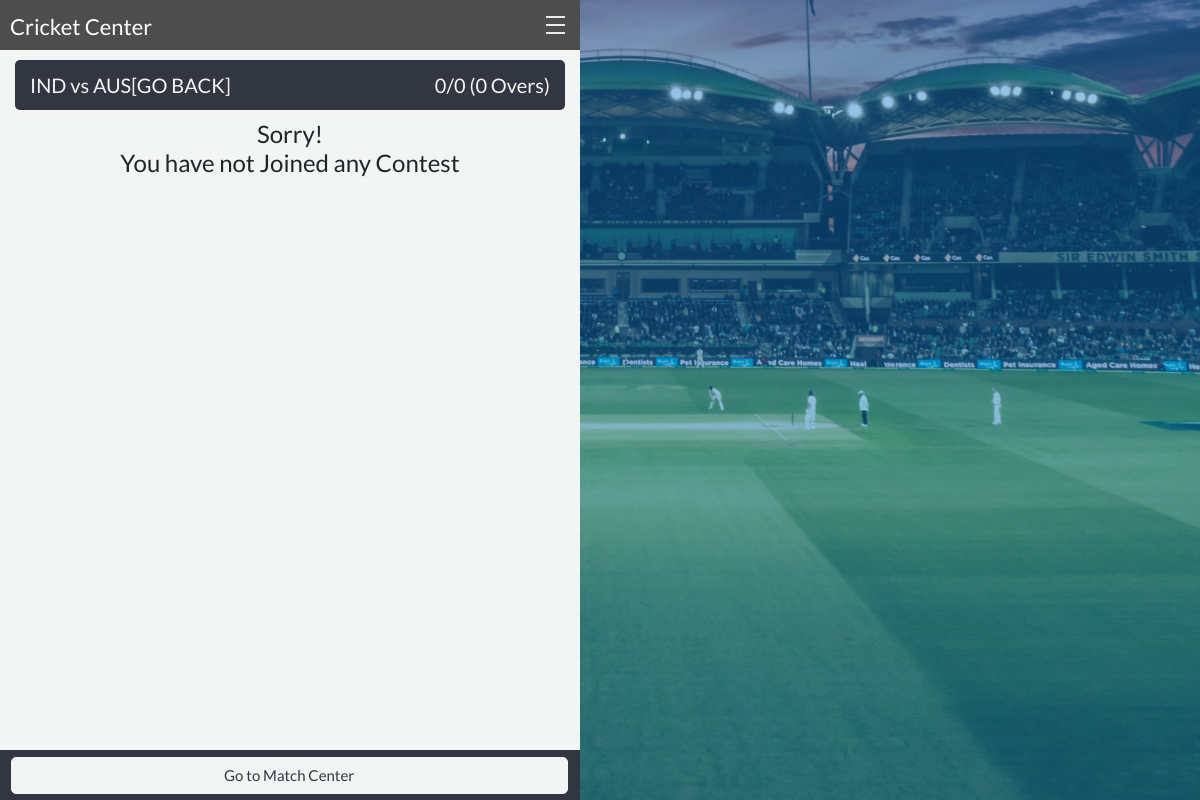
/cricket_center/match_live/4nllfo2mquhshu19 (signed in), run on the app's committed database.
### cricket_center/models.py (models this page shows, shortened)
class MatchDetail(models.Model):
    match_name = models.CharField(max_length=100)
    tournament_name = models.CharField(max_length=50)
    match_date = models.DateTimeField()
    match_tick = models.IntegerField(blank=True)
    match_slug = models.CharField(max_length=64, unique=True, default="Test")
    team_one = models.CharField(max_length=25)
    team_two = models.CharField(max_length=25)
    team_one_image = models.CharField(max_length=25)
    team_two_image = models.CharField(max_length=25)
    history_activate = models.BooleanField(default=False)
    live = models.BooleanField(default=False)
    short_team_one = models.CharField(default='IND', max_length=5)
    short_team_two = models.CharField(default='AUS', max_length=5)
    initial_contest_created = models.BooleanField(default=False)
    match_status = models.CharField(default="0/0 (0 Overs)", max_length=255)
    cancelled_called = models.BooleanField(default=False)
    refund_called = models.BooleanField(default=False)
    added_called = models.BooleanField(default=False)
    update_wins_called = models.BooleanField(default=False)

### cricket_center/views.py (the view, shortened to what this page needs)
# urls.py: url(r'match_live/(?P<match_slug>[\w]+)', views.SingleMatchLiveView, name='match_live'),#//Resolved//Before Match starts
@login_required(login_url='IndexView')
def SingleMatchLiveView(request, match_slug):
    all_joined = JoiningDetail.objects.filter(joined_user__exact=request.user.username, match_slug__exact=match_slug)
    match_obj = get_object_or_404(MatchDetail, match_slug__exact=match_slug)
    if match_obj.match_tick > time.time():
        return redirect('/cricket_center/')
    else:
        contests_joined = []
        contest_done = []
        contests_count = len(contests_joined)
        return render(request, "cricket_center/live_match.html", context={"match_slug": match_slug, "contests_joined": contests_joined, "match_obj": match_obj, "contests_count":contests_count,})

### templates/cricket_center/live_match.html (shortened to what this page needs)
{% extends "cricket_center_base.html" %}
{% load staticfiles %}
{% load widget_tweaks %}
{% load user_agents %}
{% block stylesheets %}
  {{block.super}}
{% endblock stylesheets %}
{% block other_page_content %}
	<div class="MainBackground">
	  <div class="color-overlay"></div>
	</div>
	<div class="MatchAreaForMatch">
  	  <div class="OwnMatchCardView">
	  		<h4 class="ContentHeaderTeams">{{match_obj.team_one}} vs {{match_obj.team_two}}<a href="{% url 'cricket_center:cricket_center' %}" style="text-decoration: none;color:#F3F4F4">[GO BACK]</a><span style="float:right">{{match_obj.match_status}}</span></h4>
	  </div>
	  {% if contests_count == 0 %}
	    <center><h4>Sorry! <br>You have not Joined any Contest</h4></center>
		{% endif %}
			<div class="footer">
				<a href="{% url 'cricket_center:cricket_center' %}">
					<center><button class="btn btn-success FooterInfoLeft" style="margin-top:7px;width:96%;left:1%;">
						Go to Match Center
					</button></center>
				</a>
			</div>
  	</div>
{% endblock %}

### static/css/cricket_center_main.css (style rules this page uses)
.ContentHeaderTeams { position:relative;top:50%;transform:translateY(-50%);font-size:20px;margin-left:15px;margin-right:15px }
.MatchAreaForMatch { position:relative;display:inline-block;width:580px;display:inline-block;height:-moz-calc(100vh - 98px);height:-webkit-calc(100vh - 98px);height:calc(100vh - 98px);overflow-x:auto;left:0;background-color:#f3f4f4;background-size:cover }
.MainBackground { background:url(../images/backoneOri.jpg) no-repeat center/cover;width:100vw;height:100%;position:absolute;margin:0;top:0;content:"";overflow:hidden }
.color-overlay { width:100%;height:100%;background:rgba(2,112,200,.7);opacity:.6;position:absolute }
body { font-family:Lato,sans-serif;font-weight:400;margin:0 }
* { box-sizing:border-box }
a { text-decoration:none }
button { border:none!important }
.OwnMatchCardView { top:10px;margin-bottom:20px;margin-left:15px;position:relative;height:50px;width:-moz-calc(100% - 30px);width:-webkit-calc(100% - 30px);width:calc(100% - 30px);background-color:#323641;border-radius:5px;color:#f3f4f4;-webkit-box-shadow:0 1px 7px;-moz-box-shadow:0 1px 7px;box-shadow:0 1px 7px }
.footer { position:fixed;width:580px;height:50px;bottom:0;background-color:#323641 }
.FooterInfoLeft { position:relative;display:inline-block;background-color:#f3f4f4;border:1px solid #f3f4f4!important;border-radius:5px;font-size:15px;padding:6px 12px;color:#323641;width:280px;float:left;margin-left:5px;top:10%;height:80% }

### data on the page
MatchDetail: team_one "IND", team_two "AUS", match_status "0/0 (0 Overs)"
